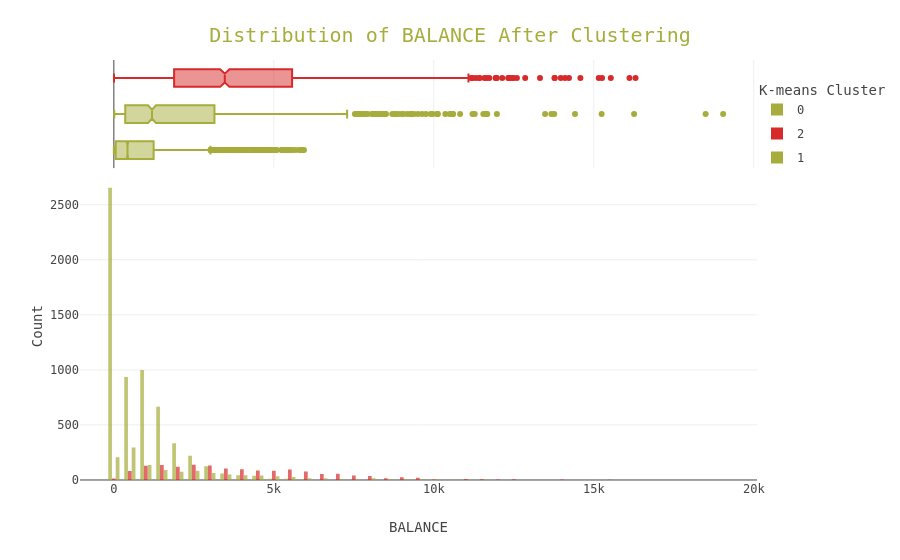
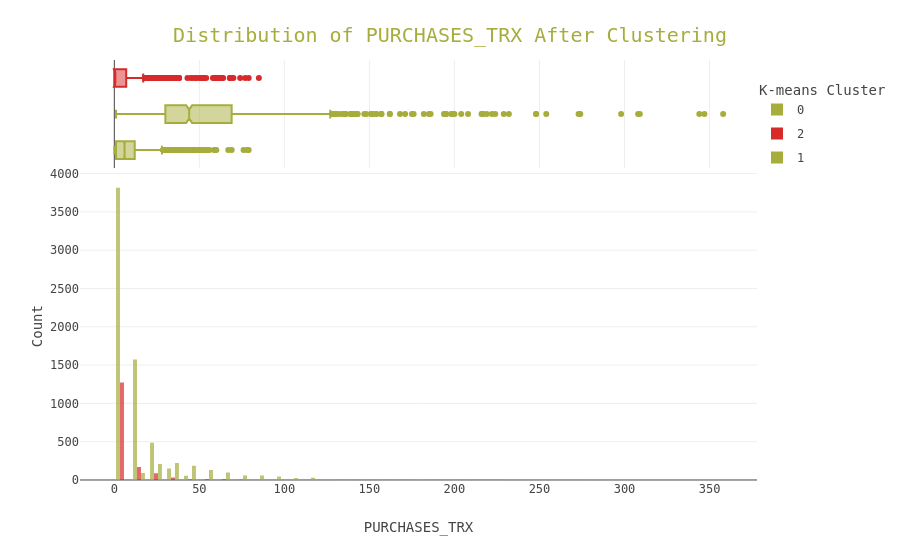
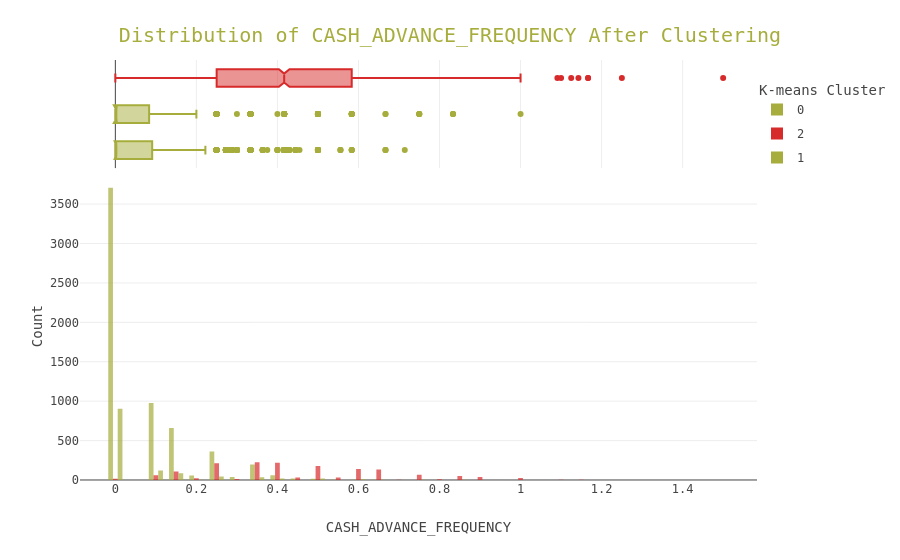
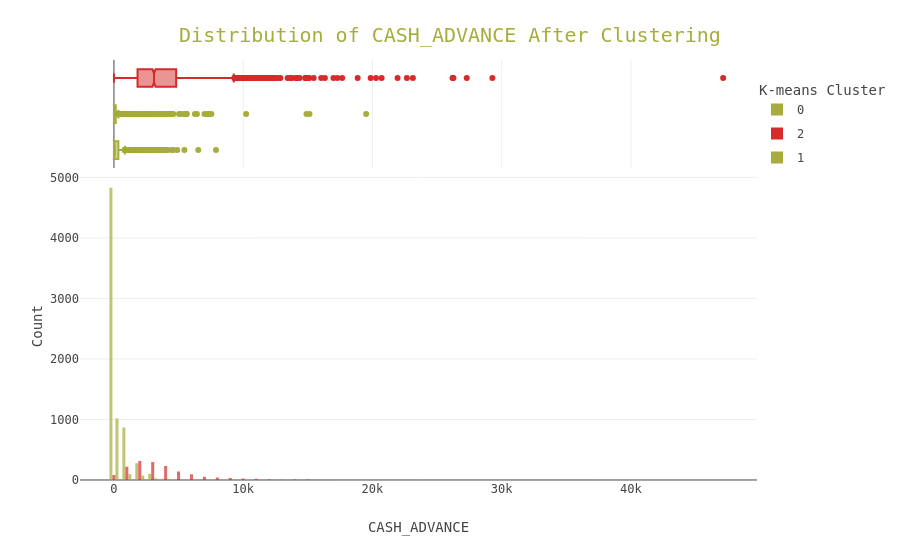

Notebook cell for these charts, in order:
### Markdown cell above
#### 🌴Distribution of the most important features after Clustering

### Code cell
temp = dict(layout=go.Layout(font=dict(family="Franklin Gothic", size=12)))

features = ['BALANCE', 'PURCHASES_TRX', 'CASH_ADVANCE_FREQUENCY', 'CASH_ADVANCE', 'PURCHASES', 'CASH_ADVANCE_TRX']

for feature in features:
    fig = px.histogram(kmeans_clustered_df, x=feature, color='K-means Cluster', template=temp,
                       marginal='box', opacity=0.7, nbins=50, color_discrete_sequence=[custom_colors[2], custom_colors[0]],
                       barmode='group', histfunc='count')
    
    fig.update_layout(
        font_family='monospace',
        title=dict(text=f'Distribution of {feature} After Clustering', x=0.5, y=0.95,
                   font=dict(color=custom_colors[2], size=20)),
        xaxis_title_text=feature,
        yaxis_title_text='Count',
        legend=dict(x=1, y=0.96, bordercolor=custom_colors[1], borderwidth=0, tracegroupgap=5),
        bargap=0.3,
    )
    fig.show()

### Figure 1 — Plotly figure (JSON) as saved in the notebook; plotly's stock layout.template omitted (floating-point values rounded to 4 significant figures; data arrays with more than 128 entries replaced by an {"elided": "..."} marker saying what was removed)
{"data": [{"alignmentgroup": "True", "bingroup": "x", "histfunc": "count", "hovertemplate": "K-means Cluster=0<br>BALANCE=%{x}<br>count=%{y}<extra></extra>", "legendgroup": "0", "marker": {"color": "#A6AD3C", "opacity": 0.7, "pattern": {"shape": ""}}, "name": "0", "nbinsx": 50, "offsetgroup": "0", "orientation": "v", "showlegend": true, "type": "histogram", "x": {"elided": "6104 float values"}, "xaxis": "x", "yaxis": "y"}, {"alignmentgroup": "True", "hovertemplate": "K-means Cluster=0<br>BALANCE=%{x}<extra></extra>", "legendgroup": "0", "marker": {"color": "#A6AD3C"}, "name": "0", "notched": true, "offsetgroup": "0", "showlegend": false, "type": "box", "x": {"elided": "6104 float values"}, "xaxis": "x2", "yaxis": "y2"}, {"alignmentgroup": "True", "bingroup": "x", "histfunc": "count", "hovertemplate": "K-means Cluster=2<br>BALANCE=%{x}<br>count=%{y}<extra></extra>", "legendgroup": "2", "marker": {"color": "#D72A2B", "opacity": 0.7, "pattern": {"shape": ""}}, "name": "2", "nbinsx": 50, "offsetgroup": "2", "orientation": "v", "showlegend": true, "type": "histogram", "x": {"elided": "1593 float values"}, "xaxis": "x", "yaxis": "y"}, {"alignmentgroup": "True", "hovertemplate": "K-means Cluster=2<br>BALANCE=%{x}<extra></extra>", "legendgroup": "2", "marker": {"color": "#D72A2B"}, "name": "2", "notched": true, "offsetgroup": "2", "showlegend": false, "type": "box", "x": {"elided": "1593 float values"}, "xaxis": "x2", "yaxis": "y2"}, {"alignmentgroup": "True", "bingroup": "x", "histfunc": "count", "hovertemplate": "K-means Cluster=1<br>BALANCE=%{x}<br>count=%{y}<extra></extra>", "legendgroup": "1", "marker": {"color": "#A6AD3C", "opacity": 0.7, "pattern": {"shape": ""}}, "name": "1", "nbinsx": 50, "offsetgroup": "1", "orientation": "v", "showlegend": true, "type": "histogram", "x": {"elided": "1252 float values"}, "xaxis": "x", "yaxis": "y"}, {"alignmentgroup": "True", "hovertemplate": "K-means Cluster=1<br>BALANCE=%{x}<extra></extra>", "legendgroup": "1", "marker": {"color": "#A6AD3C"}, "name": "1", "notched": true, "offsetgroup": "1", "showlegend": false, "type": "box", "x": {"elided": "1252 float values"}, "xaxis": "x2", "yaxis": "y2"}], "layout": {"bargap": 0.3, "barmode": "group", "font": {"family": "monospace"}, "legend": {"bordercolor": "#F2ECC6", "borderwidth": 0, "title": {"text": "K-means Cluster"}, "tracegroupgap": 5, "x": 1, "y": 0.96}, "margin": {"t": 60}, "title": {"font": {"color": "#A6AD3C", "size": 20}, "text": "Distribution of BALANCE After Clustering", "x": 0.5, "y": 0.95}, "xaxis": {"anchor": "y", "domain": [0, 1], "title": {"text": "BALANCE"}}, "xaxis2": {"anchor": "y2", "domain": [0, 1], "matches": "x", "showgrid": true, "showticklabels": false}, "yaxis": {"anchor": "x", "domain": [0, 0.7326], "title": {"text": "Count"}}, "yaxis2": {"anchor": "x2", "domain": [0.7426, 1], "matches": "y2", "showgrid": false, "showline": false, "showticklabels": false, "ticks": ""}}}

### Figure 2 — Plotly figure (JSON) as saved in the notebook; plotly's stock layout.template omitted (floating-point values rounded to 4 significant figures; data arrays with more than 128 entries replaced by an {"elided": "..."} marker saying what was removed)
{"data": [{"alignmentgroup": "True", "bingroup": "x", "histfunc": "count", "hovertemplate": "K-means Cluster=0<br>PURCHASES_TRX=%{x}<br>count=%{y}<extra></extra>", "legendgroup": "0", "marker": {"color": "#A6AD3C", "opacity": 0.7, "pattern": {"shape": ""}}, "name": "0", "nbinsx": 50, "offsetgroup": "0", "orientation": "v", "showlegend": true, "type": "histogram", "x": {"elided": "6104 int values"}, "xaxis": "x", "yaxis": "y"}, {"alignmentgroup": "True", "hovertemplate": "K-means Cluster=0<br>PURCHASES_TRX=%{x}<extra></extra>", "legendgroup": "0", "marker": {"color": "#A6AD3C"}, "name": "0", "notched": true, "offsetgroup": "0", "showlegend": false, "type": "box", "x": {"elided": "6104 int values"}, "xaxis": "x2", "yaxis": "y2"}, {"alignmentgroup": "True", "bingroup": "x", "histfunc": "count", "hovertemplate": "K-means Cluster=2<br>PURCHASES_TRX=%{x}<br>count=%{y}<extra></extra>", "legendgroup": "2", "marker": {"color": "#D72A2B", "opacity": 0.7, "pattern": {"shape": ""}}, "name": "2", "nbinsx": 50, "offsetgroup": "2", "orientation": "v", "showlegend": true, "type": "histogram", "x": {"elided": "1593 int values"}, "xaxis": "x", "yaxis": "y"}, {"alignmentgroup": "True", "hovertemplate": "K-means Cluster=2<br>PURCHASES_TRX=%{x}<extra></extra>", "legendgroup": "2", "marker": {"color": "#D72A2B"}, "name": "2", "notched": true, "offsetgroup": "2", "showlegend": false, "type": "box", "x": {"elided": "1593 int values"}, "xaxis": "x2", "yaxis": "y2"}, {"alignmentgroup": "True", "bingroup": "x", "histfunc": "count", "hovertemplate": "K-means Cluster=1<br>PURCHASES_TRX=%{x}<br>count=%{y}<extra></extra>", "legendgroup": "1", "marker": {"color": "#A6AD3C", "opacity": 0.7, "pattern": {"shape": ""}}, "name": "1", "nbinsx": 50, "offsetgroup": "1", "orientation": "v", "showlegend": true, "type": "histogram", "x": {"elided": "1252 int values"}, "xaxis": "x", "yaxis": "y"}, {"alignmentgroup": "True", "hovertemplate": "K-means Cluster=1<br>PURCHASES_TRX=%{x}<extra></extra>", "legendgroup": "1", "marker": {"color": "#A6AD3C"}, "name": "1", "notched": true, "offsetgroup": "1", "showlegend": false, "type": "box", "x": {"elided": "1252 int values"}, "xaxis": "x2", "yaxis": "y2"}], "layout": {"bargap": 0.3, "barmode": "group", "font": {"family": "monospace"}, "legend": {"bordercolor": "#F2ECC6", "borderwidth": 0, "title": {"text": "K-means Cluster"}, "tracegroupgap": 5, "x": 1, "y": 0.96}, "margin": {"t": 60}, "title": {"font": {"color": "#A6AD3C", "size": 20}, "text": "Distribution of PURCHASES_TRX After Clustering", "x": 0.5, "y": 0.95}, "xaxis": {"anchor": "y", "domain": [0, 1], "title": {"text": "PURCHASES_TRX"}}, "xaxis2": {"anchor": "y2", "domain": [0, 1], "matches": "x", "showgrid": true, "showticklabels": false}, "yaxis": {"anchor": "x", "domain": [0, 0.7326], "title": {"text": "Count"}}, "yaxis2": {"anchor": "x2", "domain": [0.7426, 1], "matches": "y2", "showgrid": false, "showline": false, "showticklabels": false, "ticks": ""}}}

### Figure 3 — Plotly figure (JSON) as saved in the notebook; plotly's stock layout.template omitted (floating-point values rounded to 4 significant figures; data arrays with more than 128 entries replaced by an {"elided": "..."} marker saying what was removed)
{"data": [{"alignmentgroup": "True", "bingroup": "x", "histfunc": "count", "hovertemplate": "K-means Cluster=0<br>CASH_ADVANCE_FREQUENCY=%{x}<br>count=%{y}<extra></extra>", "legendgroup": "0", "marker": {"color": "#A6AD3C", "opacity": 0.7, "pattern": {"shape": ""}}, "name": "0", "nbinsx": 50, "offsetgroup": "0", "orientation": "v", "showlegend": true, "type": "histogram", "x": {"elided": "6104 float values"}, "xaxis": "x", "yaxis": "y"}, {"alignmentgroup": "True", "hovertemplate": "K-means Cluster=0<br>CASH_ADVANCE_FREQUENCY=%{x}<extra></extra>", "legendgroup": "0", "marker": {"color": "#A6AD3C"}, "name": "0", "notched": true, "offsetgroup": "0", "showlegend": false, "type": "box", "x": {"elided": "6104 float values"}, "xaxis": "x2", "yaxis": "y2"}, {"alignmentgroup": "True", "bingroup": "x", "histfunc": "count", "hovertemplate": "K-means Cluster=2<br>CASH_ADVANCE_FREQUENCY=%{x}<br>count=%{y}<extra></extra>", "legendgroup": "2", "marker": {"color": "#D72A2B", "opacity": 0.7, "pattern": {"shape": ""}}, "name": "2", "nbinsx": 50, "offsetgroup": "2", "orientation": "v", "showlegend": true, "type": "histogram", "x": {"elided": "1593 float values"}, "xaxis": "x", "yaxis": "y"}, {"alignmentgroup": "True", "hovertemplate": "K-means Cluster=2<br>CASH_ADVANCE_FREQUENCY=%{x}<extra></extra>", "legendgroup": "2", "marker": {"color": "#D72A2B"}, "name": "2", "notched": true, "offsetgroup": "2", "showlegend": false, "type": "box", "x": {"elided": "1593 float values"}, "xaxis": "x2", "yaxis": "y2"}, {"alignmentgroup": "True", "bingroup": "x", "histfunc": "count", "hovertemplate": "K-means Cluster=1<br>CASH_ADVANCE_FREQUENCY=%{x}<br>count=%{y}<extra></extra>", "legendgroup": "1", "marker": {"color": "#A6AD3C", "opacity": 0.7, "pattern": {"shape": ""}}, "name": "1", "nbinsx": 50, "offsetgroup": "1", "orientation": "v", "showlegend": true, "type": "histogram", "x": {"elided": "1252 float values"}, "xaxis": "x", "yaxis": "y"}, {"alignmentgroup": "True", "hovertemplate": "K-means Cluster=1<br>CASH_ADVANCE_FREQUENCY=%{x}<extra></extra>", "legendgroup": "1", "marker": {"color": "#A6AD3C"}, "name": "1", "notched": true, "offsetgroup": "1", "showlegend": false, "type": "box", "x": {"elided": "1252 float values"}, "xaxis": "x2", "yaxis": "y2"}], "layout": {"bargap": 0.3, "barmode": "group", "font": {"family": "monospace"}, "legend": {"bordercolor": "#F2ECC6", "borderwidth": 0, "title": {"text": "K-means Cluster"}, "tracegroupgap": 5, "x": 1, "y": 0.96}, "margin": {"t": 60}, "title": {"font": {"color": "#A6AD3C", "size": 20}, "text": "Distribution of CASH_ADVANCE_FREQUENCY After Clustering", "x": 0.5, "y": 0.95}, "xaxis": {"anchor": "y", "domain": [0, 1], "title": {"text": "CASH_ADVANCE_FREQUENCY"}}, "xaxis2": {"anchor": "y2", "domain": [0, 1], "matches": "x", "showgrid": true, "showticklabels": false}, "yaxis": {"anchor": "x", "domain": [0, 0.7326], "title": {"text": "Count"}}, "yaxis2": {"anchor": "x2", "domain": [0.7426, 1], "matches": "y2", "showgrid": false, "showline": false, "showticklabels": false, "ticks": ""}}}

### Figure 4 — Plotly figure (JSON) as saved in the notebook; plotly's stock layout.template omitted (floating-point values rounded to 4 significant figures; data arrays with more than 128 entries replaced by an {"elided": "..."} marker saying what was removed)
{"data": [{"alignmentgroup": "True", "bingroup": "x", "histfunc": "count", "hovertemplate": "K-means Cluster=0<br>CASH_ADVANCE=%{x}<br>count=%{y}<extra></extra>", "legendgroup": "0", "marker": {"color": "#A6AD3C", "opacity": 0.7, "pattern": {"shape": ""}}, "name": "0", "nbinsx": 50, "offsetgroup": "0", "orientation": "v", "showlegend": true, "type": "histogram", "x": {"elided": "6104 float values"}, "xaxis": "x", "yaxis": "y"}, {"alignmentgroup": "True", "hovertemplate": "K-means Cluster=0<br>CASH_ADVANCE=%{x}<extra></extra>", "legendgroup": "0", "marker": {"color": "#A6AD3C"}, "name": "0", "notched": true, "offsetgroup": "0", "showlegend": false, "type": "box", "x": {"elided": "6104 float values"}, "xaxis": "x2", "yaxis": "y2"}, {"alignmentgroup": "True", "bingroup": "x", "histfunc": "count", "hovertemplate": "K-means Cluster=2<br>CASH_ADVANCE=%{x}<br>count=%{y}<extra></extra>", "legendgroup": "2", "marker": {"color": "#D72A2B", "opacity": 0.7, "pattern": {"shape": ""}}, "name": "2", "nbinsx": 50, "offsetgroup": "2", "orientation": "v", "showlegend": true, "type": "histogram", "x": {"elided": "1593 float values"}, "xaxis": "x", "yaxis": "y"}, {"alignmentgroup": "True", "hovertemplate": "K-means Cluster=2<br>CASH_ADVANCE=%{x}<extra></extra>", "legendgroup": "2", "marker": {"color": "#D72A2B"}, "name": "2", "notched": true, "offsetgroup": "2", "showlegend": false, "type": "box", "x": {"elided": "1593 float values"}, "xaxis": "x2", "yaxis": "y2"}, {"alignmentgroup": "True", "bingroup": "x", "histfunc": "count", "hovertemplate": "K-means Cluster=1<br>CASH_ADVANCE=%{x}<br>count=%{y}<extra></extra>", "legendgroup": "1", "marker": {"color": "#A6AD3C", "opacity": 0.7, "pattern": {"shape": ""}}, "name": "1", "nbinsx": 50, "offsetgroup": "1", "orientation": "v", "showlegend": true, "type": "histogram", "x": {"elided": "1252 float values"}, "xaxis": "x", "yaxis": "y"}, {"alignmentgroup": "True", "hovertemplate": "K-means Cluster=1<br>CASH_ADVANCE=%{x}<extra></extra>", "legendgroup": "1", "marker": {"color": "#A6AD3C"}, "name": "1", "notched": true, "offsetgroup": "1", "showlegend": false, "type": "box", "x": {"elided": "1252 float values"}, "xaxis": "x2", "yaxis": "y2"}], "layout": {"bargap": 0.3, "barmode": "group", "font": {"family": "monospace"}, "legend": {"bordercolor": "#F2ECC6", "borderwidth": 0, "title": {"text": "K-means Cluster"}, "tracegroupgap": 5, "x": 1, "y": 0.96}, "margin": {"t": 60}, "title": {"font": {"color": "#A6AD3C", "size": 20}, "text": "Distribution of CASH_ADVANCE After Clustering", "x": 0.5, "y": 0.95}, "xaxis": {"anchor": "y", "domain": [0, 1], "title": {"text": "CASH_ADVANCE"}}, "xaxis2": {"anchor": "y2", "domain": [0, 1], "matches": "x", "showgrid": true, "showticklabels": false}, "yaxis": {"anchor": "x", "domain": [0, 0.7326], "title": {"text": "Count"}}, "yaxis2": {"anchor": "x2", "domain": [0.7426, 1], "matches": "y2", "showgrid": false, "showline": false, "showticklabels": false, "ticks": ""}}}
